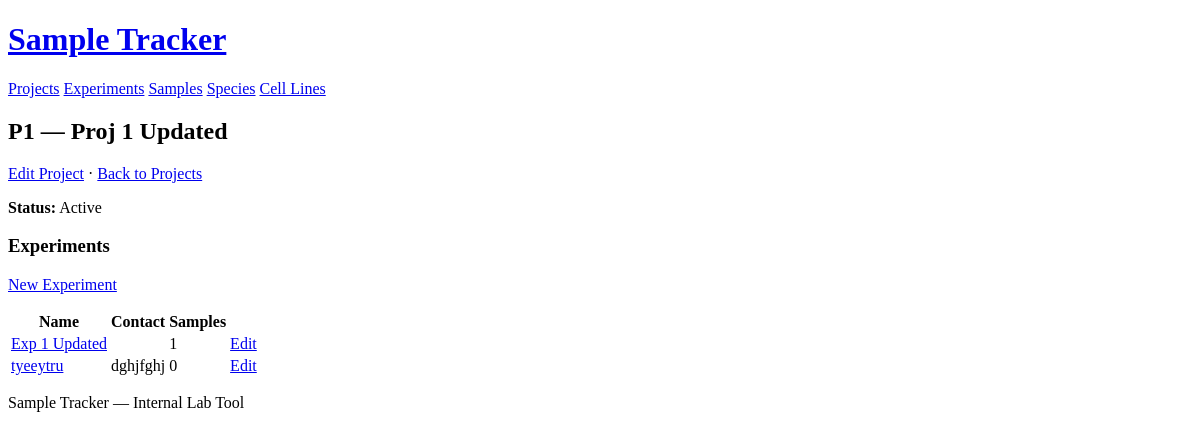
The page /projects/1 on the database as committed earlier.
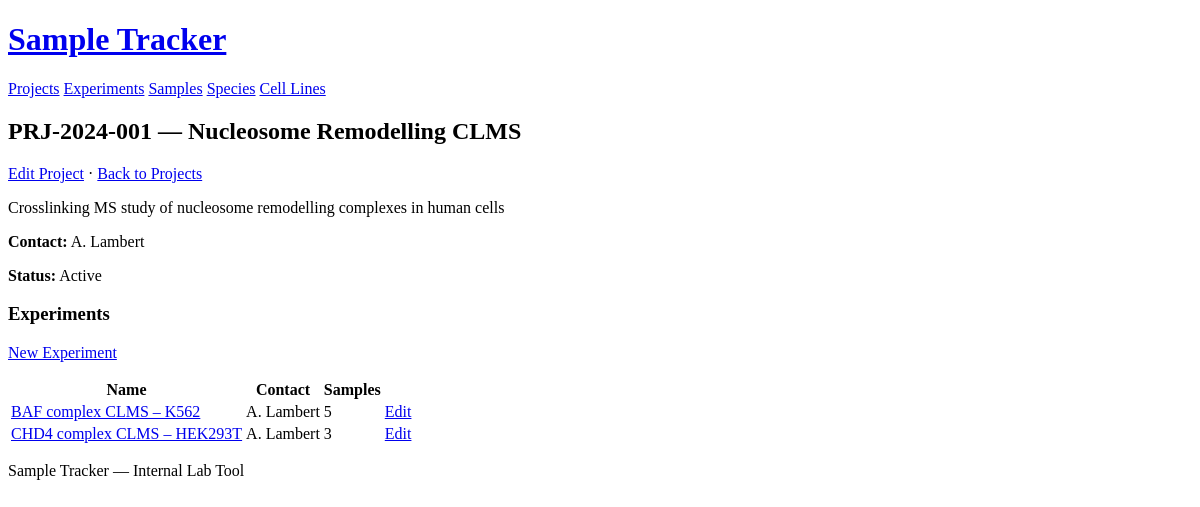
The same page on the database as committed later.
### models.py (models this page shows)
class Project(db.Model):
    __tablename__ = "project"
    id = db.Column(db.Integer, primary_key=True, autoincrement=True)
    code = db.Column(db.Text, nullable=False)
    name = db.Column(db.Text, nullable=False)
    description = db.Column(db.Text)
    contact_person = db.Column(db.Text)
    active = db.Column(db.Boolean, nullable=False, default=True)
    experiments = db.relationship("Experiment", back_populates="project")

class Experiment(db.Model):
    __tablename__ = "experiment"
    id = db.Column(db.Integer, primary_key=True, autoincrement=True)
    project_id = db.Column(db.Integer, db.ForeignKey("project.id"), nullable=False)
    name = db.Column(db.Text, nullable=False)
    description = db.Column(db.Text)
    contact_person = db.Column(db.Text)
    project = db.relationship("Project", back_populates="experiments")
    samples = db.relationship("Sample", back_populates="experiment")

### app.py (the view)
@app.route("/projects/<int:id>")
def project_detail(id):
    project = db.get_or_404(Project, id)
    experiments = (
        Experiment.query.filter_by(project_id=id).order_by(Experiment.name).all()
    )
    return render_template(
        "project/detail.html", project=project, experiments=experiments
    )

### templates/project/detail.html (shortened to what this page needs)
{% extends "base.html" %}
{% block content %}
<h2>{{ project.code }} — {{ project.name }}</h2>
<p>
  <a href="{{ url_for('project_edit', id=project.id) }}">Edit Project</a>
  &middot;
  <a href="{{ url_for('project_list') }}">Back to Projects</a>
</p>
{% if project.description %}
<p>{{ project.description }}</p>
{% endif %}
{% if project.contact_person %}
<p><strong>Contact:</strong> {{ project.contact_person }}</p>
{% endif %}
<p><strong>Status:</strong> {{ 'Active' if project.active else 'Archived' }}</p>
<h3>Experiments</h3>
<p><a href="{{ url_for('experiment_create', project_id=project.id) }}">New Experiment</a></p>
<table>
  <thead>
    <tr>
      <th>Name</th>
      <th>Contact</th>
      <th>Samples</th>
      <th></th>
    </tr>
  </thead>
  <tbody>
    {% for experiment in experiments %}
    <tr>
      <td><a href="{{ url_for('experiment_detail', id=experiment.id) }}">{{ experiment.name }}</a></td>
      <td>{{ experiment.contact_person or '' }}</td>
      <td>{{ experiment.samples | length }}</td>
      <td><a href="{{ url_for('experiment_edit', id=experiment.id) }}">Edit</a></td>
    </tr>
    {% else %}
    <tr><td colspan="4">No experiments yet.</td></tr>
    {% endfor %}
  </tbody>
</table>
{% endblock %}

### templates/base.html (shortened to what this page needs)
<!DOCTYPE html>
<html lang="en">
<head>
  <link rel="stylesheet" href="https://cdn.simplecss.org/simple.min.css">
  <link rel="stylesheet" href="{{ url_for('static', filename='style.css') }}">
</head>
<body>
  <header>
    <h1><a href="{{ url_for('index') }}">Sample Tracker</a></h1>
    <nav>
      <a href="{{ url_for('project_list') }}">Projects</a>
      <a href="{{ url_for('experiment_list') }}">Experiments</a>
      <a href="{{ url_for('sample_list') }}">Samples</a>
      <a href="{{ url_for('species_list') }}">Species</a>
      <a href="{{ url_for('cell_line_list') }}">Cell Lines</a>
    </nav>
  </header>
  <main>
    {% block content %}{% endblock %}
  </main>
  <footer>
    <p>Sample Tracker &mdash; Internal Lab Tool</p>
  </footer>
</body>
</html>

Rows that differ between the two databases and show on the page:
removed Experiment: name "tyeeytru", contact_person "dghjfghj", samples|length "0"
changed Project "Active": code "P1" → "PRJ-2024-001"; name "Proj 1 Updated" → "Nucleosome Remodelling CLMS"; description (not shown) → "Crosslinking MS study of nucleosome remodelling complexes in human cells"; contact_person (not shown) → "A. Lambert"
added Experiment: name "BAF complex CLMS – K562", contact_person "A. Lambert", samples|length "5"
changed Experiment: name "Exp 1 Updated" → "CHD4 complex CLMS – HEK293T"; contact_person (not shown) → "A. Lambert"; samples|length "1" → "3"
Other text that changed with them:
text now shown: "Contact:"
